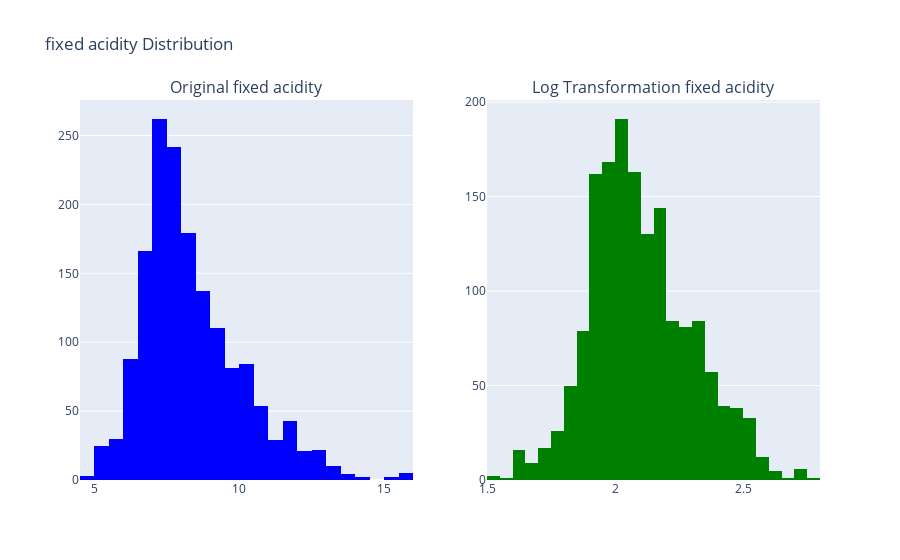
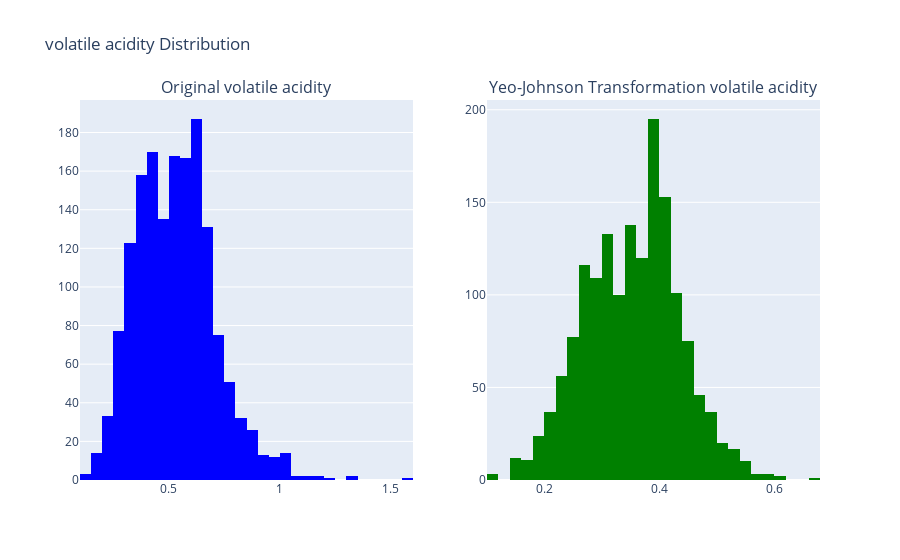
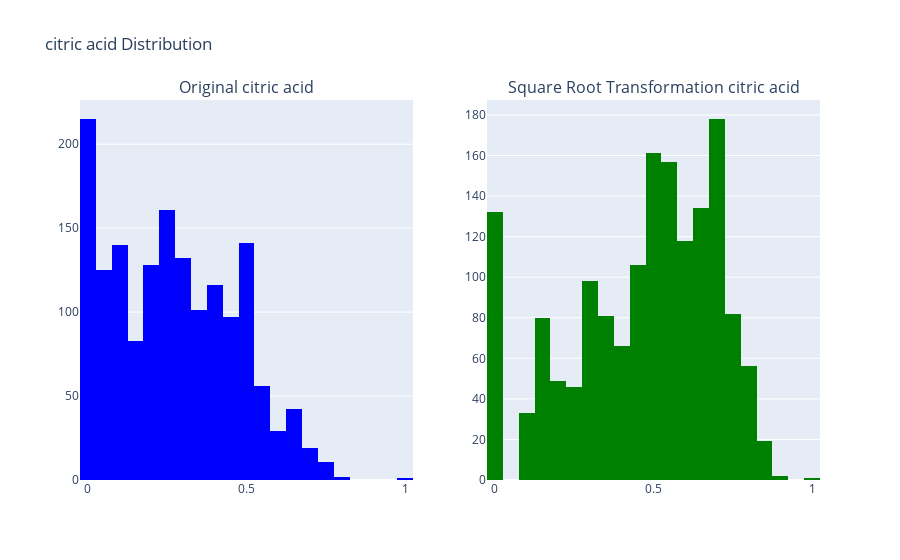
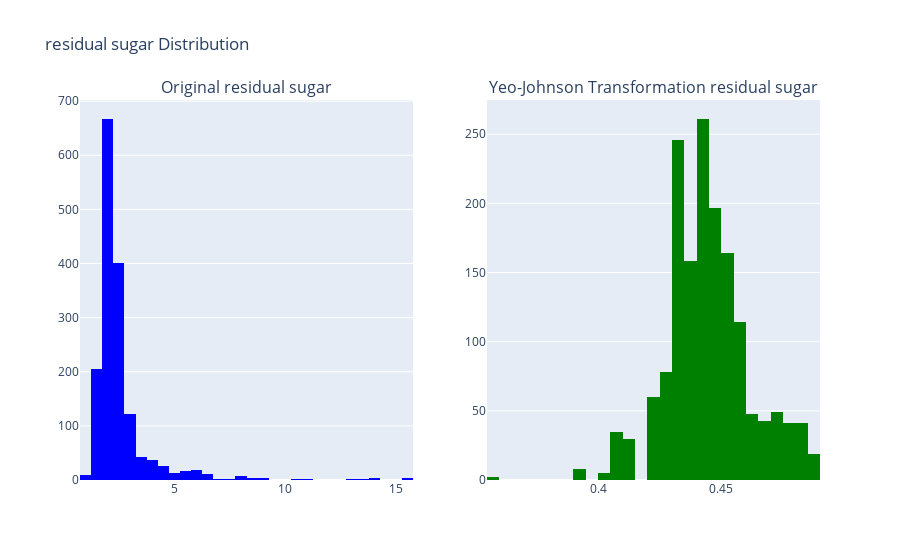

Notebook code cell kept with these figures, in order:
### Markdown cell above
**fixed acidity** = log transformation\
**volatile acidity** = yeo johnson transformation\
**citric acid** = square root\
**residual sugar** = yeo johnson transformation\
**cholorides** = log transofrmation\
**free sulphur dioxide** = box cox transformation\
**total sulphur dioxide** = box cox transformation\
**density** = box cox transformation \
**pH** = log transformation\
**sulphates** = box cox transformation\
**alcohol** = box cos transoformation

### Code cell
import pandas as pd
import numpy as np
from scipy.stats import boxcox, yeojohnson
import plotly.express as px
from plotly.subplots import make_subplots
import plotly.graph_objects as go

# Assuming 'df' is your DataFrame

# Function to plot original and transformed distributions
def plot_transformations(column, original, transformed, method):
    fig = make_subplots(rows=1, cols=2, subplot_titles=(f'Original {column}', f'{method} Transformation {column}'))
    
    fig.add_trace(go.Histogram(x=original, nbinsx=30, name='Original', marker_color='blue'), row=1, col=1)
    fig.add_trace(go.Histogram(x=transformed, nbinsx=30, name='Transformed', marker_color='green'), row=1, col=2)
    
    fig.update_layout(title_text=f'{column} Distribution', showlegend=False)
    fig.show()

# Dictionary of columns and their respective transformations
transformations = {
    'fixed acidity': 'log',
    'volatile acidity': 'yeojohnson',
    'citric acid': 'sqrt',
    'residual sugar': 'yeojohnson',
    'chlorides': 'log',
    'free sulfur dioxide': 'boxcox',
    'total sulfur dioxide': 'boxcox',
    'density': 'boxcox',
    'pH': 'log',
    'sulphates': 'boxcox',
    'alcohol': 'boxcox'
}

# Applying the transformations
for col, method in transformations.items():
    original_data = df[col].dropna()  # Original data without NaN values

    if method == 'log':
        # Applying log transformation (adding a small constant to avoid log(0))
        transformed_data = np.log(df[col] + 1e-5)
        df[col] = transformed_data
        plot_transformations(col, original_data, transformed_data, 'Log')

    elif method == 'sqrt':
        # Applying square root transformation
        transformed_data = np.sqrt(df[col])
        df[col] = transformed_data
        plot_transformations(col, original_data, transformed_data, 'Square Root')

    elif method == 'boxcox':
        # Applying Box-Cox transformation (Box-Cox requires all positive values)
        if (df[col] > 0).all():
            transformed_data, _ = boxcox(df[col] + 1e-5)  # adding small value to handle zero values
            df[col] = transformed_data
            plot_transformations(col, original_data, transformed_data, 'Box-Cox')
        else:
            print(f"Box-Cox transformation not applicable for {col} due to non-positive values.")

    elif method == 'yeojohnson':
        # Applying Yeo-Johnson transformation (can handle zero and negative values)
        transformed_data, _ = yeojohnson(df[col])
        df[col] = transformed_data
        plot_transformations(col, original_data, transformed_data, 'Yeo-Johnson')

# Display the transformed DataFrame
df.head()

### Figure 1 — Plotly figure (JSON) as saved in the notebook; plotly's stock layout.template omitted (floating-point values rounded to 4 significant figures; data arrays with more than 128 entries replaced by an {"elided": "..."} marker saying what was removed)
{"data": [{"marker": {"color": "blue"}, "name": "Original", "nbinsx": 30, "type": "histogram", "x": {"elided": "1599 float values"}, "xaxis": "x", "yaxis": "y"}, {"marker": {"color": "green"}, "name": "Transformed", "nbinsx": 30, "type": "histogram", "x": {"elided": "1599 float values"}, "xaxis": "x2", "yaxis": "y2"}], "layout": {"annotations": [{"font": {"size": 16}, "showarrow": false, "text": "Original fixed acidity", "x": 0.225, "xanchor": "center", "xref": "paper", "y": 1, "yanchor": "bottom", "yref": "paper"}, {"font": {"size": 16}, "showarrow": false, "text": "Log Transformation fixed acidity", "x": 0.775, "xanchor": "center", "xref": "paper", "y": 1, "yanchor": "bottom", "yref": "paper"}], "showlegend": false, "title": {"text": "fixed acidity Distribution"}, "xaxis": {"anchor": "y", "domain": [0, 0.45]}, "xaxis2": {"anchor": "y2", "domain": [0.55, 1]}, "yaxis": {"anchor": "x", "domain": [0, 1]}, "yaxis2": {"anchor": "x2", "domain": [0, 1]}}}

### Figure 2 — Plotly figure (JSON) as saved in the notebook; plotly's stock layout.template omitted (floating-point values rounded to 4 significant figures; data arrays with more than 128 entries replaced by an {"elided": "..."} marker saying what was removed)
{"data": [{"marker": {"color": "blue"}, "name": "Original", "nbinsx": 30, "type": "histogram", "x": {"elided": "1599 float values"}, "xaxis": "x", "yaxis": "y"}, {"marker": {"color": "green"}, "name": "Transformed", "nbinsx": 30, "type": "histogram", "x": {"elided": "1599 float values"}, "xaxis": "x2", "yaxis": "y2"}], "layout": {"annotations": [{"font": {"size": 16}, "showarrow": false, "text": "Original volatile acidity", "x": 0.225, "xanchor": "center", "xref": "paper", "y": 1, "yanchor": "bottom", "yref": "paper"}, {"font": {"size": 16}, "showarrow": false, "text": "Yeo-Johnson Transformation volatile acidity", "x": 0.775, "xanchor": "center", "xref": "paper", "y": 1, "yanchor": "bottom", "yref": "paper"}], "showlegend": false, "title": {"text": "volatile acidity Distribution"}, "xaxis": {"anchor": "y", "domain": [0, 0.45]}, "xaxis2": {"anchor": "y2", "domain": [0.55, 1]}, "yaxis": {"anchor": "x", "domain": [0, 1]}, "yaxis2": {"anchor": "x2", "domain": [0, 1]}}}

### Figure 3 — Plotly figure (JSON) as saved in the notebook; plotly's stock layout.template omitted (floating-point values rounded to 4 significant figures; data arrays with more than 128 entries replaced by an {"elided": "..."} marker saying what was removed)
{"data": [{"marker": {"color": "blue"}, "name": "Original", "nbinsx": 30, "type": "histogram", "x": {"elided": "1599 float values"}, "xaxis": "x", "yaxis": "y"}, {"marker": {"color": "green"}, "name": "Transformed", "nbinsx": 30, "type": "histogram", "x": {"elided": "1599 float values"}, "xaxis": "x2", "yaxis": "y2"}], "layout": {"annotations": [{"font": {"size": 16}, "showarrow": false, "text": "Original citric acid", "x": 0.225, "xanchor": "center", "xref": "paper", "y": 1, "yanchor": "bottom", "yref": "paper"}, {"font": {"size": 16}, "showarrow": false, "text": "Square Root Transformation citric acid", "x": 0.775, "xanchor": "center", "xref": "paper", "y": 1, "yanchor": "bottom", "yref": "paper"}], "showlegend": false, "title": {"text": "citric acid Distribution"}, "xaxis": {"anchor": "y", "domain": [0, 0.45]}, "xaxis2": {"anchor": "y2", "domain": [0.55, 1]}, "yaxis": {"anchor": "x", "domain": [0, 1]}, "yaxis2": {"anchor": "x2", "domain": [0, 1]}}}

### Figure 4 — Plotly figure (JSON) as saved in the notebook; plotly's stock layout.template omitted (floating-point values rounded to 4 significant figures; data arrays with more than 128 entries replaced by an {"elided": "..."} marker saying what was removed)
{"data": [{"marker": {"color": "blue"}, "name": "Original", "nbinsx": 30, "type": "histogram", "x": {"elided": "1599 float values"}, "xaxis": "x", "yaxis": "y"}, {"marker": {"color": "green"}, "name": "Transformed", "nbinsx": 30, "type": "histogram", "x": {"elided": "1599 float values"}, "xaxis": "x2", "yaxis": "y2"}], "layout": {"annotations": [{"font": {"size": 16}, "showarrow": false, "text": "Original residual sugar", "x": 0.225, "xanchor": "center", "xref": "paper", "y": 1, "yanchor": "bottom", "yref": "paper"}, {"font": {"size": 16}, "showarrow": false, "text": "Yeo-Johnson Transformation residual sugar", "x": 0.775, "xanchor": "center", "xref": "paper", "y": 1, "yanchor": "bottom", "yref": "paper"}], "showlegend": false, "title": {"text": "residual sugar Distribution"}, "xaxis": {"anchor": "y", "domain": [0, 0.45]}, "xaxis2": {"anchor": "y2", "domain": [0.55, 1]}, "yaxis": {"anchor": "x", "domain": [0, 1]}, "yaxis2": {"anchor": "x2", "domain": [0, 1]}}}
